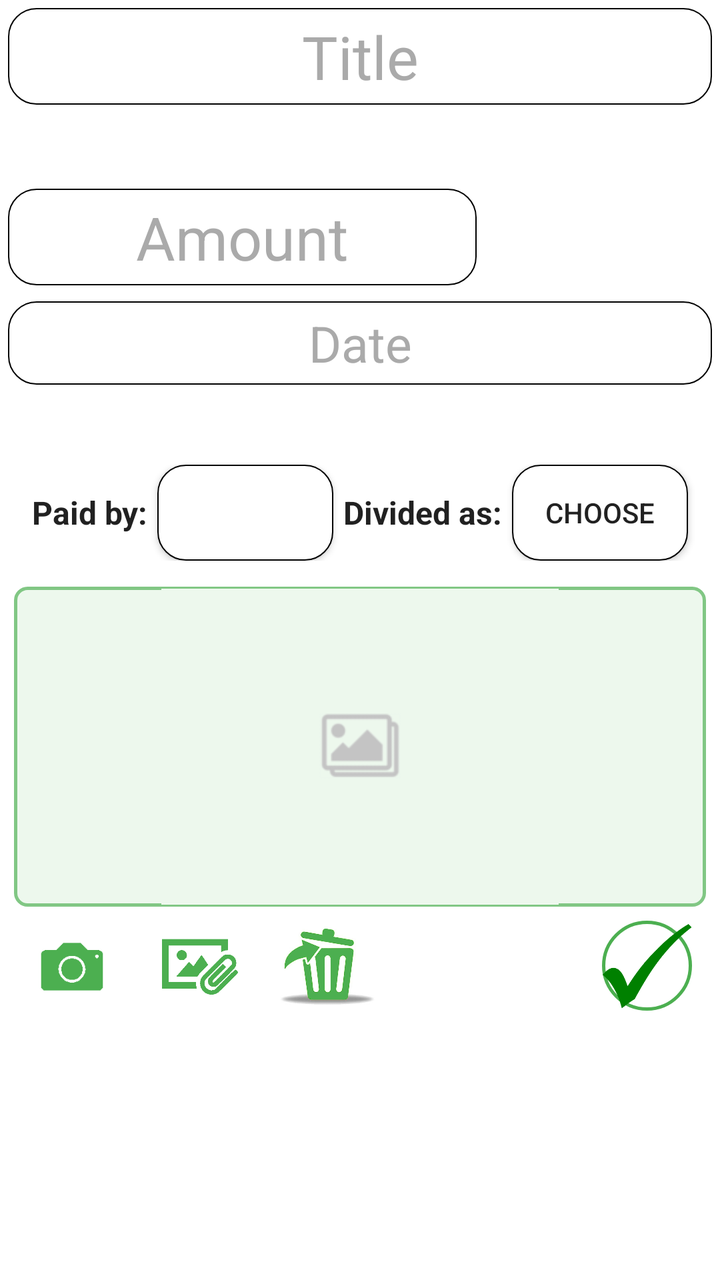
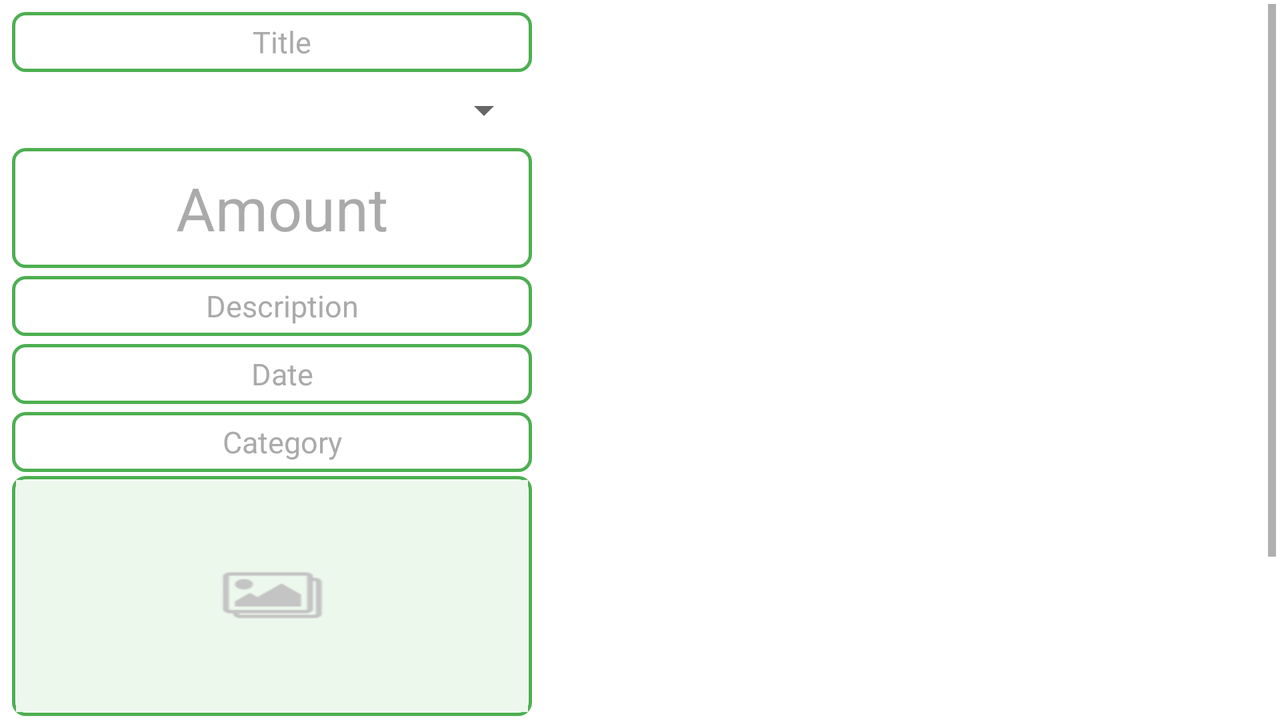

An Android layout and its configuration variant, each rendered on a device that would load it. The default file and the variant file are quoted in full after the pictures.
<!-- AndroidManifest.xml: application theme AppTheme -->
<!-- res/layout/activity_expense.xml -->
<?xml version="1.0" encoding="utf-8"?>
<ScrollView
    xmlns:android="http://schemas.android.com/apk/res/android"
    xmlns:ads="http://schemas.android.com/apk/lib/com.google.ads"
    xmlns:app="http://schemas.android.com/apk/res-auto"
    xmlns:tools="http://schemas.android.com/tools"
    android:layout_width="match_parent"
    android:id="@+id/activity_expense_land"
    android:layout_height="fill_parent"
    android:background="@android:color/white"
    android:orientation="vertical"
    android:padding="2dp"

    android:weightSum="1">




    <LinearLayout
        android:layout_width="match_parent"
        android:layout_height="match_parent"
        android:id="@+id/linearLayout_activityexpense"
        android:background="@android:color/white"
        android:orientation="vertical"
        android:weightSum="1">


        <EditText
            android:id="@+id/Title_newexpense"
            android:layout_width="match_parent"
            android:layout_height="wrap_content"
            android:layout_gravity="center"
            android:layout_margin="2dp"
            android:background="@drawable/sketched_white_rect_shape_rounded"
            android:focusableInTouchMode="true"
            android:gravity="center"
            android:hint="@string/newexpense_title"
            android:imeOptions="actionNext"
            android:inputType="text"
            android:maxLength="50"
            android:maxLines="1"
            android:nextFocusDown="@+id/pass_reg"
            android:textColor="@android:color/black"
            android:textColorHint="@android:color/darker_gray"
            android:textCursorDrawable="@android:color/black"
            android:textSize="30sp" />


        <Spinner
            android:id="@+id/Group_newexpense"
            android:layout_width="match_parent"
            android:layout_height="30sp"
            android:layout_gravity="center"
            android:layout_margin="2dp"
            android:focusableInTouchMode="true"
            android:gravity="center"
            android:imeOptions="actionNext"
            android:maxLength="50"
            android:maxLines="1"
            android:nextFocusDown="@+id/pass_reg"
            android:popupBackground="#fff"

            android:prompt="@string/groupspinner_prompt"
            android:backgroundTint="@android:color/transparent"
            android:background="@drawable/sketched_white_rect_shape_rounded"
            android:foreground="@drawable/sketched_transparent_rect_shape_rounded"
            android:textAlignment="center"
            android:textColor="@android:color/black"
            android:textColorHint="#000"
            android:textCursorDrawable="@android:color/black"

            android:textSize="25sp"/>

        <Space
            android:layout_width="match_parent"
            android:layout_height="4dp"/>


        <LinearLayout
            android:layout_width="match_parent"
            android:layout_height="wrap_content"
            android:orientation="horizontal"
            android:gravity="center"
            android:layout_gravity="center"
            android:weightSum="1">
            <EditText
                android:id="@+id/Total_newexpense"
                android:layout_width="wrap_content"
                android:layout_height="match_parent"
                android:layout_weight="0.9"

                android:layout_gravity="center"
                android:layout_margin="2dp"
                android:background="@drawable/sketched_white_rect_shape_rounded"
                android:digits="0123456789."
                android:focusableInTouchMode="true"
                android:gravity="center"
                android:hint="@string/newexpense_amount"
                android:imeOptions="actionNext"
                android:inputType="numberDecimal"
                android:maxLength="50"
                android:maxLines="1"
                android:nextFocusDown="@+id/pass_reg"
                android:textColor="@android:color/black"
                android:textColorHint="@android:color/darker_gray"
                android:textCursorDrawable="@android:color/black"
                android:textSize="30sp"
                />
            <Spinner
                android:layout_width="100dp"
                android:layout_height="match_parent"

                android:layout_weight="0.1"
                android:id="@+id/new_expense_currency_spinner"
                android:layout_gravity="center"
                android:layout_margin="2dp"
                android:focusableInTouchMode="true"
                android:gravity="center"
                android:imeOptions="actionNext"
                android:maxLength="50"
                android:maxLines="1"
                android:nextFocusDown="@+id/pass_reg"
                android:prompt="@string/currencyspinner_prompt"
                android:textAlignment="center"
                android:backgroundTint="@android:color/transparent"
                android:background="@drawable/sketched_white_rect_shape_rounded"
                android:foreground="@drawable/sketched_transparent_rect_shape_rounded"
                android:textColor="@android:color/black"
                android:textColorHint="#000"
                android:textCursorDrawable="@android:color/black"

                android:textSize="30sp">
            </Spinner>
        </LinearLayout>

        <Space
            android:layout_width="match_parent"
            android:layout_height="4dp"/>

        <EditText
            android:layout_width="match_parent"
            android:layout_height="wrap_content"
            android:inputType="date"
            android:id="@+id/Data_newexpense"
            android:hint="@string/newexpense_data"
            android:textColor="@android:color/black"
            android:textColorHint="@android:color/darker_gray"
            android:background="@drawable/sketched_white_rect_shape_rounded"
            android:layout_margin="2dp"
            android:textCursorDrawable="@android:color/black"
            android:textSize="25sp"
            android:nextFocusDown="@+id/pass_reg"
            android:imeOptions="actionNext"
            android:maxLines="1"
            android:maxLength="50"
            android:focusableInTouchMode="true"
            android:layout_gravity="center"
            android:gravity="center"
            />

        <Spinner
            android:layout_width="match_parent"
            android:layout_height="30sp"
            android:id="@+id/Category_newexpense"
            android:hint="@string/newexpense_category"
            android:textColor="@android:color/black"
            android:textColorHint="@android:color/darker_gray"
            android:textSize="25sp"
            android:focusableInTouchMode="true"
            android:gravity="center"
            android:textAlignment="center"
            android:imeOptions="actionNext"
            android:maxLength="50"
            android:maxLines="1"
            android:nextFocusDown="@+id/pass_reg"
            android:backgroundTint="@android:color/transparent"
            android:background="@drawable/sketched_white_rect_shape_rounded"
            android:foreground="@drawable/sketched_transparent_rect_shape_rounded"
            android:layout_gravity="center"
            />

        <Space
            android:layout_width="match_parent"
            android:layout_height="8dp"/>

        <LinearLayout
            android:layout_width="match_parent"
            android:layout_height="wrap_content"
            android:orientation="horizontal"
            android:gravity="center">

            <TextView
                android:id="@+id/text_pagatoda_expense"
                android:text="@string/text_pagatoda_expense_string"
                android:layout_width="wrap_content"
                android:layout_height="match_parent"
                android:gravity="center"
                android:textStyle="bold"
                android:paddingEnd="5dp"
                android:textAppearance="@style/Base.TextAppearance.AppCompat.Light.Widget.PopupMenu.Small"/>

            <Button
                android:id="@+id/button_pagatoda_expense"
                android:layout_width="wrap_content"
                android:layout_height="match_parent"
                android:background="@drawable/sketched_white_rect_shape_rounded"
                android:padding="1dp"
                android:paddingEnd="10dp"/>

            <TextView
                android:layout_marginLeft="5dp"
                android:id="@+id/text_diviso_expense"
                android:text="@string/text_diviso_expense_string"
                android:layout_width="wrap_content"
                android:layout_height="match_parent"
                android:gravity="center"
                android:textStyle="bold"
                android:paddingEnd="5dp"
                android:textAppearance="@style/Base.TextAppearance.AppCompat.Light.Widget.PopupMenu.Small"
                />

            <Button
                android:id="@+id/button_diviso_expense"
                android:layout_width="wrap_content"
                android:layout_height="match_parent"
                android:background="@drawable/sketched_white_rect_shape_rounded"
                android:text="@string/button_diviso_expense_string"/>


        </LinearLayout>


        <Space
            android:layout_width="match_parent"
            android:layout_height="8dp"/>

        <ImageView
            android:id="@+id/imagePicture"
            android:layout_width="match_parent"
            android:layout_height="160dp"
            android:layout_gravity="center"
            android:src="@drawable/gallery314x250"
            android:padding="1dp"
            android:layout_margin="5dp"
            android:scaleType="fitCenter"
            android:adjustViewBounds="true"
            android:background="@drawable/edittextimagebackground"/>

        <TableLayout

            xmlns:android="http://schemas.android.com/apk/res/android"
            xmlns:tools="http://schemas.android.com/tools"
            android:layout_width="match_parent"
            android:layout_height="50dp"
            android:id="@+id/tableImage"
            android:layout_gravity="center"
            android:gravity="center"
            android:padding="2dp"
            android:stretchColumns="*"
            android:layout_marginTop="0dp">


            <TableRow
                android:id="@+id/tableRowImage"
                android:layout_height="match_parent"
                android:layout_width="match_parent"
                android:gravity="center_horizontal|top"
                android:orientation="horizontal"
                android:layout_gravity="center">

                <ImageButton
                    android:id="@+id/buttonPhoto"
                    android:layout_width="10dp"
                    android:layout_height="wrap_content"
                    android:layout_weight="1"
                    android:adjustViewBounds="true"
                    android:background="@drawable/buttoncirculartransparent_noborder"
                    android:scaleType="centerInside"
                    android:padding="4dp"
                    android:src="@drawable/icon_camera128x128" />

                <ImageButton
                    android:id="@+id/buttonGallery"
                    android:layout_width="10dp"
                    android:layout_height="wrap_content"
                    android:adjustViewBounds="true"
                    android:layout_weight="1"
                    android:background="@drawable/buttoncirculartransparent_noborder"
                    android:scaleType="centerInside"
                    android:padding="4dp"
                    android:src="@drawable/picture_attachment256x256" />

                <ImageButton
                    android:id="@+id/buttonDeleteImage"
                    android:layout_width="10dp"
                    android:layout_height="wrap_content"
                    android:layout_weight="1"
                    android:adjustViewBounds="true"
                    android:padding="4dp"
                    android:background="@drawable/buttoncirculartransparent_noborder"
                    android:scaleType="centerInside"
                    android:src="@drawable/delete480x385" />

                <ImageButton
                    android:id="@+id/buttonSubmitExpense"
                    android:layout_alignParentBottom="true"
                    android:layout_alignParentEnd="true"
                    android:layout_margin="10dp"
                    android:layout_width="60dp"
                    android:layout_height="45dp"
                    android:adjustViewBounds="true"
                    android:background="@drawable/buttoncircularwhite"
                    android:scaleType="centerInside"
                    android:src="@drawable/tick_icon256x256"
                    android:layout_gravity="end"
                    />




            </TableRow>
        </TableLayout>




    </LinearLayout>





    </ScrollView>
<!-- resources referenced by this layout -->
<resources>
  <!-- drawable sketched_transparent_rect_shape_rounded (drawable) -->
  <?xml version="1.0" encoding="utf-8"?>
  <selector xmlns:android="http://schemas.android.com/apk/res/android">
      <item>
  
          <shape
              android:shape="rectangle"
              >
  
              <corners
                  android:radius="@dimen/button_corner_radius_faust"
                  />
              <solid
                  android:color="@android:color/transparent"
                  />
              <padding
                  android:left="4dp"
                  android:top="4dp"
                  android:right="4dp"
                  android:bottom="4dp"
                  />
  
              <stroke
                  android:width="0.5dp"
                  android:color="@android:color/black"
                  />
  
              <shadow
                  android:shadowDx="0"
                  android:shadowDy="0"
                  android:shadowRadius="5"
                  />
  
  
          </shape>
  
      </item>
  </selector>
  <!-- drawable sketched_white_rect_shape_rounded (drawable) -->
  <?xml version="1.0" encoding="utf-8"?>
  <selector xmlns:android="http://schemas.android.com/apk/res/android">
      <item>
  
          <shape
              android:shape="rectangle"
              >
  
              <corners
                  android:radius="@dimen/button_corner_radius_faust"
                  />
              <solid
                  android:color="@android:color/white"
                  />
              <padding
                  android:left="4dp"
                  android:top="4dp"
                  android:right="4dp"
                  android:bottom="4dp"
                  />
  
              <stroke
                  android:width="0.5dp"
                  android:color="@android:color/black"
                  />
  
              <shadow
                  android:shadowDx="0"
                  android:shadowDy="0"
                  android:shadowRadius="5"
                  />
  
  
          </shape>
  
      </item>
  </selector>
  <string name="button_diviso_expense_string">Choose</string>
  <string name="currencyspinner_prompt">Currency</string>
  <string name="groupspinner_prompt">Group</string>
  <string name="newexpense_amount">Amount</string>
  <string name="newexpense_category">Category</string>
  <string name="newexpense_data">Date</string>
  <string name="newexpense_title">Title</string>
  <string name="text_diviso_expense_string">Divided as:</string>
  <string name="text_pagatoda_expense_string">Paid by:</string>
  <style name="AppTheme" parent="Theme.AppCompat.Light.DarkActionBar">
          
      </style>
  <color name="BreakingMADLightGreen">#81c784</color>
  <dimen name="button_corner_radius_faust">14dp</dimen>
</resources>
<!-- res/layout-land/activity_expense.xml (the author's variant of the layout above) -->
<!-- drawn on the phone turned sideways -->
<?xml version="1.0" encoding="utf-8"?>
<ScrollView
    xmlns:android="http://schemas.android.com/apk/res/android"
    xmlns:tools="http://schemas.android.com/tools"
    android:padding="2dp"
    android:background="@android:color/white"
    android:orientation="vertical"
    android:weightSum="1"
    android:layout_height="fill_parent"
    android:layout_width="wrap_content"
    android:layout_gravity="center">

<LinearLayout

    android:layout_width="wrap_content"
    android:layout_height="wrap_content"
    tools:context="com.example.faust.mytestapplication1.ActivityExpense"
    android:id="@+id/linearLayout_activityexpense"
    android:padding="2dp"
    android:background="@android:color/white"
    android:orientation="vertical"
    android:weightSum="1">




    <EditText
        android:id="@+id/Title_newexpense"
        android:layout_width="260dp"
        android:layout_height="30dp"
        android:layout_alignParentTop="true"
        android:layout_centerHorizontal="true"
        android:layout_gravity="center"
        android:layout_margin="2dp"
        android:background="@drawable/edittextbackground"
        android:ems="10"
        android:focusableInTouchMode="true"
        android:gravity="center"
        android:hint="@string/newexpense_title"
        android:imeOptions="actionNext"
        android:inputType="text"
        android:maxLength="50"
        android:maxLines="1"
        android:nextFocusDown="@+id/pass_reg"
        android:paddingLeft="10dp"
        android:textColor="@android:color/black"
        android:textColorHint="@android:color/darker_gray"
        android:textCursorDrawable="@android:color/black"
        android:textSize="15dp" />


    <Spinner
        android:id="@+id/Group_newexpense"
        android:layout_width="260dp"
        android:layout_height="30dp"
        android:layout_gravity="center"
        android:layout_margin="2dp"
        android:focusableInTouchMode="true"
        android:gravity="center"
        android:imeOptions="actionNext"
        android:maxLength="50"
        android:maxLines="1"
        android:nextFocusDown="@+id/pass_reg"
        android:paddingLeft="10dp"
        android:prompt="@string/groupspinner_prompt"
        android:textColor="@android:color/black"
        android:textColorHint="#233ca1"
        android:textCursorDrawable="@android:color/black"
        android:textSize="15dp" />


    <EditText
        android:layout_width="260dp"
        android:layout_height="60dp"
        android:ems="10"
        android:inputType="numberDecimal"
        android:digits="0123456789."

        android:id="@+id/Total_newexpense"
        android:hint="@string/newexpense_amount"
        android:textColor="@android:color/black"
        android:textColorHint="@android:color/darker_gray"
        android:background="@drawable/edittextbackground"
        android:layout_alignParentTop="true"
        android:layout_centerHorizontal="true"
        android:layout_margin="2dp"
        android:textCursorDrawable="@android:color/black"
        android:textSize="30dp"
        android:paddingLeft="10dp"
        android:nextFocusDown="@+id/pass_reg"
        android:imeOptions="actionNext"
        android:maxLines="1"
        android:maxLength="50"
        android:focusableInTouchMode="true"
        android:layout_gravity="center"
        android:gravity="center"
        />


    <EditText
        android:layout_width="260dp"
        android:layout_height="30dp"
        android:ems="10"
        android:inputType="text"
        android:id="@+id/Description_newexpense"
        android:hint="@string/newexpense_description"
        android:textColor="@android:color/black"
        android:textColorHint="@android:color/darker_gray"
        android:background="@drawable/edittextbackground"
        android:layout_alignParentTop="true"
        android:layout_centerHorizontal="true"
        android:layout_margin="2dp"
        android:textCursorDrawable="@android:color/black"
        android:textSize="15dp"
        android:paddingLeft="10dp"
        android:nextFocusDown="@+id/pass_reg"
        android:imeOptions="actionNext"
        android:maxLines="1"
        android:maxLength="50"
        android:focusableInTouchMode="true"
        android:layout_gravity="center"
        android:gravity="center"
        />



    <EditText
        android:layout_width="260dp"
        android:layout_height="30dp"
        android:ems="10"
        android:inputType="date"
        android:id="@+id/Data_newexpense"
        android:hint="@string/newexpense_data"
        android:textColor="@android:color/black"
        android:textColorHint="@android:color/darker_gray"
        android:background="@drawable/edittextbackground"
        android:layout_alignParentTop="true"
        android:layout_centerHorizontal="true"
        android:layout_margin="2dp"
        android:textCursorDrawable="@android:color/black"
        android:textSize="15dp"
        android:paddingLeft="10dp"
        android:nextFocusDown="@+id/pass_reg"
        android:imeOptions="actionNext"
        android:maxLines="1"
        android:maxLength="50"
        android:focusableInTouchMode="true"
        android:layout_gravity="center"
        android:gravity="center"
        />

    <EditText
        android:layout_width="260dp"
        android:layout_height="30dp"
        android:ems="10"
        android:inputType="text"
        android:id="@+id/Category_newexpense"
        android:hint="@string/newexpense_category"
        android:textColor="@android:color/black"
        android:textColorHint="@android:color/darker_gray"
        android:background="@drawable/edittextbackground"
        android:layout_alignParentTop="true"
        android:layout_centerHorizontal="true"
        android:layout_margin="2dp"
        android:textCursorDrawable="@android:color/black"
        android:textSize="15dp"
        android:paddingLeft="10dp"
        android:nextFocusDown="@+id/pass_reg"
        android:imeOptions="actionNext"
        android:maxLines="1"
        android:maxLength="50"
        android:focusableInTouchMode="true"
        android:layout_gravity="center"
        android:gravity="center"
        />

    <ImageView
        android:id="@+id/imagePicture"
        android:layout_width="260dp"
        android:layout_height="120dp"
        android:layout_gravity="center"
        android:src="@drawable/gallery314x250"
        android:padding="2dp"
        android:scaleType="fitXY"
        android:adjustViewBounds="true"
        android:background="@drawable/edittextbackground"/>

    <TableLayout
        xmlns:android="http://schemas.android.com/apk/res/android"
        xmlns:tools="http://schemas.android.com/tools"
        android:layout_width="260dp"
        android:layout_height="40dp"
        android:id="@+id/tableImage"
        android:layout_gravity="center"
        android:padding="2dp"
        android:stretchColumns="*"
        android:layout_marginTop="7dp">


        <TableRow
            android:id="@+id/tableRowImage"
            android:layout_height="140dp"
            android:layout_width="wrap_content">

                    <ImageButton
                        android:id="@+id/buttonPhoto"
                        android:layout_width="40dp"
                        android:layout_height="40dp"
                        android:layout_gravity="left"
                        android:layout_marginLeft="5dp"
                        android:adjustViewBounds="true"
                        android:background="@drawable/buttoncirculartransparent_noborder"
                        android:scaleType="fitXY"
                        android:padding="8dp"
                        android:src="@drawable/icon_camera128x128" />

                <ImageButton
                    android:id="@+id/buttonGallery"
                    android:layout_width="40dp"
                    android:layout_height="40dp"
                    android:layout_gravity="center"
                    android:layout_marginLeft="5dp"
                    android:adjustViewBounds="true"
                    android:background="@drawable/buttoncirculartransparent_noborder"
                    android:scaleType="fitXY"
                    android:padding="8dp"
                    android:src="@drawable/picture_attachment256x256" />

                    <ImageButton
                        android:id="@+id/buttonDeleteImage"
                        android:layout_width="40dp"
                        android:layout_height="40dp"
                        android:layout_gravity="right"
                        android:layout_marginLeft="5dp"
                        android:adjustViewBounds="true"
                        android:padding="8dp"
                        android:background="@drawable/buttoncirculartransparent_noborder"
                        android:scaleType="fitXY"
                        android:src="@drawable/delete480x385" />

        </TableRow>
    </TableLayout>

    <TableLayout
        xmlns:android="http://schemas.android.com/apk/res/android"
        xmlns:tools="http://schemas.android.com/tools"
        android:layout_width="match_parent"
        android:layout_height="45sp"
        android:id="@+id/tableLayout0"
        android:layout_marginRight="10dp"
        android:padding="2dp"
        android:stretchColumns="*"
        android:background="@android:color/white"
        android:layout_marginTop="12dp">


    <TableRow
        android:id="@+id/tableRow0"
        android:layout_height="40sp"
        android:layout_width="wrap_content"
        >

        <ImageButton
            android:id="@+id/buttonSubmitExpense"
            android:layout_width="40dp"
            android:layout_height="40dp"
            android:layout_gravity="bottom|right"
            android:adjustViewBounds="true"
            android:background="@drawable/buttoncirculartransparent"
            android:scaleType="fitXY"
            android:src="@drawable/tick_icon256x256" />

    </TableRow>
    </TableLayout>


</LinearLayout>

</ScrollView>
<!-- resources referenced by the variant -->
<!-- as the phone turned sideways resolves them -->
<resources>
  <!-- drawable buttoncirculartransparent (drawable) -->
  <?xml version="1.0" encoding="utf-8"?>
  <selector xmlns:android="http://schemas.android.com/apk/res/android">
  
  <item android:state_pressed="true"
     >
  
  <shape
      android:shape="oval" >
  
  
      <corners
          android:radius="6dp"
          />
      <solid
          android:color="@android:color/transparent"
          />
      <padding
          android:left="0dp"
          android:top="0dp"
          android:right="0dp"
          android:bottom="0dp"
          />
  
      <stroke
          android:width="1.5dp"
          android:color="#4caf50"
          />
  
      <shadow
          android:shadowDx="0"
          android:shadowDy="0"
          android:shadowRadius="5"
          />
  
      <size
          android:width="30dp"
          android:height="30dp"/>
  
  </shape>
  
  </item>
  
  <item >
  
  <shape
      android:shape="oval" >
      <corners
          android:radius="6dp"
          />
      <solid
          android:color="@android:color/transparent"
          />
      <padding
          android:left="0dp"
          android:top="0dp"
          android:right="0dp"
          android:bottom="0dp"
          />
      <size
          android:width="30dp"
          android:height="30dp"/>
  
      <stroke
          android:width="1.5dp"
          android:color="#4caf50"
          />
  
      <shadow
          android:shadowDx="0"
          android:shadowDy="0"
          android:shadowRadius="5"
          />
  
  </shape>
  
  </item>
  
  </selector>
  <!-- drawable buttoncirculartransparent_noborder (drawable) -->
  <?xml version="1.0" encoding="utf-8"?>
  <selector xmlns:android="http://schemas.android.com/apk/res/android">
  
  <item android:state_pressed="true"
     >
  
  <shape
      android:shape="oval" >
  
  
      <corners
          android:radius="6dp"
          />
      <solid
          android:color="@android:color/transparent"
          />
      <padding
          android:left="0dp"
          android:top="0dp"
          android:right="0dp"
          android:bottom="0dp"
          />
      <stroke
          android:width="0dp"
          >
  
      </stroke>
  
      <shadow
          android:shadowDx="0"
          android:shadowDy="0"
          android:shadowRadius="5"
          />
  
      <size
          android:width="30dp"
          android:height="30dp"/>
  
  </shape>
  
  </item>
  
  <item >
  
  <shape
      android:shape="oval" >
      <corners
          android:radius="6dp"
          />
      <solid
          android:color="@android:color/transparent"
          />
      <padding
          android:left="0dp"
          android:top="0dp"
          android:right="0dp"
          android:bottom="0dp"
          />
      <stroke
          android:width="0dp"
          >
  
      </stroke>
  
      <size
          android:width="30dp"
          android:height="30dp"/>
  
  
      <shadow
          android:shadowDx="0"
          android:shadowDy="0"
          android:shadowRadius="5"
          />
  
  </shape>
  
  </item>
  
  </selector>
  <string name="groupspinner_prompt">Group</string>
  <string name="newexpense_amount">Amount</string>
  <string name="newexpense_category">Category</string>
  <string name="newexpense_data">Date</string>
  <string name="newexpense_description">Description</string>
  <string name="newexpense_title">Title</string>
  <style name="AppTheme" parent="Theme.AppCompat.Light.DarkActionBar">
          
      </style>
</resources>
